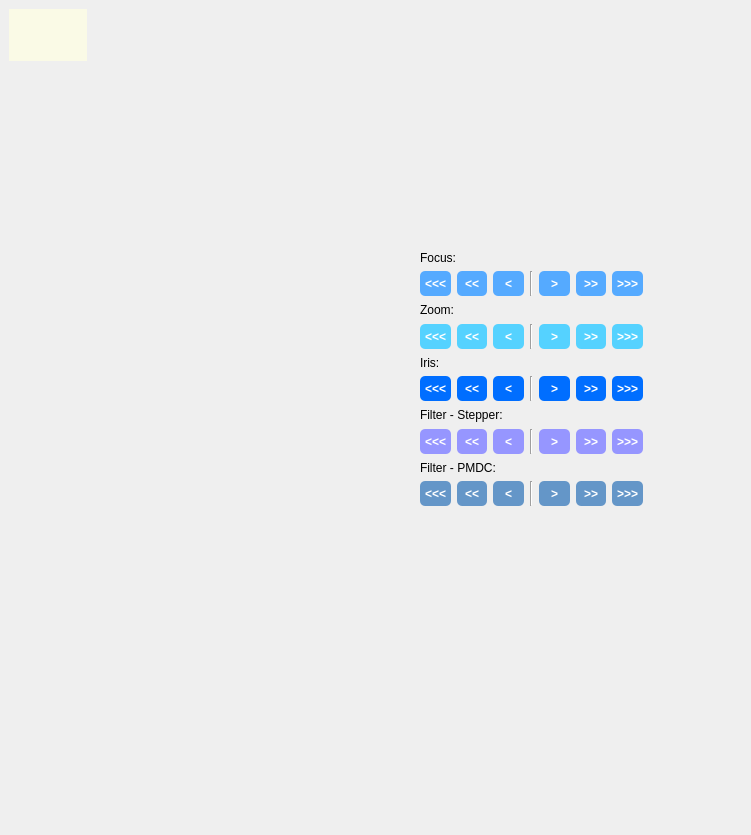
      <widget class="QWidget" name="scrollAreaWidgetContents_4">
       <property name="geometry">
        <rect>
         <x>0</x>
         <y>0</y>
         <width>751</width>
         <height>835</height>
        </rect>
       </property>
       <widget class="QGraphicsView" name="graphicsView">
        <property name="geometry">
         <rect>
          <x>9</x>
          <y>9</y>
          <width>78</width>
          <height>52</height>
         </rect>
        </property>
        <property name="sizePolicy">
         <sizepolicy hsizetype="Expanding" vsizetype="Expanding">
          <horstretch>0</horstretch>
          <verstretch>0</verstretch>
         </sizepolicy>
        </property>
        <property name="styleSheet">
         <string notr="true">QGraphicsView{
	background-color: rgb(250, 250, 230);
}
</string>
        </property>
        <property name="frameShape">
         <enum>QFrame::NoFrame</enum>
        </property>
        <property name="frameShadow">
         <enum>QFrame::Raised</enum>
        </property>
        <property name="lineWidth">
         <number>1</number>
        </property>
        <property name="verticalScrollBarPolicy">
         <enum>Qt::ScrollBarAsNeeded</enum>
        </property>
        <property name="horizontalScrollBarPolicy">
         <enum>Qt::ScrollBarAsNeeded</enum>
        </property>
        <property name="sizeAdjustPolicy">
         <enum>QAbstractScrollArea::AdjustToContents</enum>
        </property>
        <property name="alignment">
         <set>Qt::AlignCenter</set>
        </property>
        <property name="dragMode">
         <enum>QGraphicsView::ScrollHandDrag</enum>
        </property>
        <property name="transformationAnchor">
         <enum>QGraphicsView::AnchorUnderMouse</enum>
        </property>
        <property name="resizeAnchor">
         <enum>QGraphicsView::AnchorUnderMouse</enum>
        </property>
        <property name="viewportUpdateMode">
         <enum>QGraphicsView::SmartViewportUpdate</enum>
        </property>
       </widget>
       <widget class="QWidget" name="">
        <property name="geometry">
         <rect>
          <x>420</x>
          <y>250</y>
          <width>223</width>
          <height>256</height>
         </rect>
        </property>
        <layout class="QVBoxLayout" name="verticalLayout_9">
         <item>
          <widget class="QLabel" name="label">
           <property name="text">
            <string>Focus:</string>
           </property>
          </widget>
         </item>
         <item>
          <layout class="QHBoxLayout" name="horizontalLayout_6">
           <item>
            <widget class="QPushButton" name="buttonFocusL3">
             <property name="minimumSize">
              <size>
               <width>30</width>
               <height>25</height>
              </size>
             </property>
             <property name="maximumSize">
              <size>
               <width>40</width>
               <height>16777215</height>
              </size>
             </property>
             <property name="styleSheet">
              <string notr="true">QPushButton{	
background-color : rgb(85, 170, 255);
color:rgb(255, 255, 255);
font: 10pt &quot;Segoe UI&quot;;
font: bold;
border-radius: 5px;
}

QPushButton::checked{background-color :rgb(85, 255, 127);}

QPushButton::pressed{background-color :rgb(85, 85, 250);}</string>
             </property>
             <property name="text">
              <string>&lt;&lt;&lt;</string>
             </property>
            </widget>
           </item>
           <item>
            <widget class="QPushButton" name="buttonFocusL2">
             <property name="minimumSize">
              <size>
               <width>30</width>
               <height>25</height>
              </size>
             </property>
             <property name="maximumSize">
              <size>
               <width>40</width>
               <height>16777215</height>
              </size>
             </property>
             <property name="styleSheet">
              <string notr="true">QPushButton{	
background-color : rgb(85, 170, 255);
color:rgb(255, 255, 255);
font: 10pt &quot;Segoe UI&quot;;
font: bold;
border-radius: 5px;
}

QPushButton::checked{background-color :rgb(85, 255, 127);}

QPushButton::pressed{background-color :rgb(85, 85, 250);}</string>
             </property>
             <property name="text">
              <string>&lt;&lt;</string>
             </property>
            </widget>
           </item>
           <item>
            <widget class="QPushButton" name="buttonFocusL1">
             <property name="minimumSize">
              <size>
               <width>30</width>
               <height>25</height>
              </size>
             </property>
             <property name="maximumSize">
              <size>
               <width>40</width>
               <height>16777215</height>
              </size>
             </property>
             <property name="styleSheet">
              <string notr="true">QPushButton{	
background-color : rgb(85, 170, 255);
color:rgb(255, 255, 255);
font: 10pt &quot;Segoe UI&quot;;
font: bold;
border-radius: 5px;
}

QPushButton::checked{background-color :rgb(85, 255, 127);}

QPushButton::pressed{background-color :rgb(85, 85, 250);}</string>
             </property>
             <property name="text">
              <string>&lt;</string>
             </property>
            </widget>
           </item>
           <item>
            <widget class="Line" name="line_11">
             <property name="orientation">
              <enum>Qt::Vertical</enum>
             </property>
            </widget>
           </item>
           <item>
            <widget class="QPushButton" name="buttonFocusR1">
             <property name="minimumSize">
              <size>
               <width>30</width>
               <height>25</height>
              </size>
             </property>
             <property name="maximumSize">
              <size>
               <width>40</width>
               <height>16777215</height>
              </size>
             </property>
             <property name="styleSheet">
              <string notr="true">QPushButton{	
background-color : rgb(85, 170, 255);
color:rgb(255, 255, 255);
font: 10pt &quot;Segoe UI&quot;;
font: bold;
border-radius: 5px;
}

QPushButton::checked{background-color :rgb(85, 255, 127);}

QPushButton::pressed{background-color :rgb(85, 85, 250);}</string>
             </property>
             <property name="text">
              <string>&gt;</string>
             </property>
            </widget>
           </item>
           <item>
            <widget class="QPushButton" name="buttonFocusR2">
             <property name="minimumSize">
              <size>
               <width>30</width>
               <height>25</height>
              </size>
             </property>
             <property name="maximumSize">
              <size>
               <width>40</width>
               <height>16777215</height>
              </size>
             </property>
             <property name="styleSheet">
              <string notr="true">QPushButton{	
background-color : rgb(85, 170, 255);
color:rgb(255, 255, 255);
font: 10pt &quot;Segoe UI&quot;;
font: bold;
border-radius: 5px;
}

QPushButton::checked{background-color :rgb(85, 255, 127);}

QPushButton::pressed{background-color :rgb(85, 85, 250);}</string>
             </property>
             <property name="text">
              <string>&gt;&gt;</string>
             </property>
            </widget>
           </item>
           <item>
            <widget class="QPushButton" name="buttonFocusR3">
             <property name="minimumSize">
              <size>
               <width>30</width>
               <height>25</height>
              </size>
             </property>
             <property name="maximumSize">
              <size>
               <width>40</width>
               <height>16777215</height>
              </size>
             </property>
             <property name="styleSheet">
              <string notr="true">QPushButton{	
background-color : rgb(85, 170, 255);
color:rgb(255, 255, 255);
font: 10pt &quot;Segoe UI&quot;;
font: bold;
border-radius: 5px;
}

QPushButton::checked{background-color :rgb(85, 255, 127);}

QPushButton::pressed{background-color :rgb(85, 85, 250);}</string>
             </property>
             <property name="text">
              <string>&gt;&gt;&gt;</string>
             </property>
            </widget>
           </item>
          </layout>
         </item>
         <item>
          <widget class="QLabel" name="label_5">
           <property name="styleSheet">
            <string notr="true"/>
           </property>
           <property name="text">
            <string>Zoom:</string>
           </property>
          </widget>
         </item>
         <item>
          <layout class="QHBoxLayout" name="horizontalLayout_11">
           <item>
            <widget class="QPushButton" name="buttonZoomL3">
             <property name="minimumSize">
              <size>
               <width>30</width>
               <height>25</height>
              </size>
             </property>
             <property name="maximumSize">
              <size>
               <width>40</width>
               <height>16777215</height>
              </size>
             </property>
             <property name="styleSheet">
              <string notr="true">QPushButton{	
background-color : rgb(85, 210, 255);
color:rgb(255, 255, 255);
font: 10pt &quot;Segoe UI&quot;;
font: bold;
border-radius: 5px;
}

QPushButton::checked{background-color :rgb(85, 255, 127);}

QPushButton::pressed{background-color :rgb(85, 85, 250);}</string>
             </property>
             <property name="text">
              <string>&lt;&lt;&lt;</string>
             </property>
            </widget>
           </item>
           <item>
            <widget class="QPushButton" name="buttonZoomL2">
             <property name="minimumSize">
              <size>
               <width>30</width>
               <height>25</height>
              </size>
             </property>
             <property name="maximumSize">
              <size>
               <width>40</width>
               <height>16777215</height>
              </size>
             </property>
             <property name="styleSheet">
              <string notr="true">QPushButton{	
background-color : rgb(85, 210, 255);
color:rgb(255, 255, 255);
font: 10pt &quot;Segoe UI&quot;;
font: bold;
border-radius: 5px;
}

QPushButton::checked{background-color :rgb(85, 255, 127);}

QPushButton::pressed{background-color :rgb(85, 85, 250);}</string>
             </property>
             <property name="text">
              <string>&lt;&lt;</string>
             </property>
            </widget>
           </item>
           <item>
            <widget class="QPushButton" name="buttonZoomL1">
             <property name="minimumSize">
              <size>
               <width>30</width>
               <height>25</height>
              </size>
             </property>
             <property name="maximumSize">
              <size>
               <width>40</width>
               <height>16777215</height>
              </size>
             </property>
             <property name="styleSheet">
              <string notr="true">QPushButton{	
background-color : rgb(85, 210, 255);
color:rgb(255, 255, 255);
font: 10pt &quot;Segoe UI&quot;;
font: bold;
border-radius: 5px;
}

QPushButton::checked{background-color :rgb(85, 255, 127);}

QPushButton::pressed{background-color :rgb(85, 85, 250);}</string>
             </property>
             <property name="text">
              <string>&lt;</string>
             </property>
            </widget>
           </item>
           <item>
            <widget class="Line" name="line_12">
             <property name="orientation">
              <enum>Qt::Vertical</enum>
             </property>
            </widget>
           </item>
           <item>
            <widget class="QPushButton" name="buttonZoomR1">
             <property name="minimumSize">
              <size>
               <width>30</width>
               <height>25</height>
              </size>
             </property>
             <property name="maximumSize">
              <size>
               <width>40</width>
               <height>16777215</height>
              </size>
             </property>
             <property name="styleSheet">
              <string notr="true">QPushButton{	
background-color : rgb(85, 210, 255);
color:rgb(255, 255, 255);
font: 10pt &quot;Segoe UI&quot;;
font: bold;
border-radius: 5px;
}

QPushButton::checked{background-color :rgb(85, 255, 127);}

QPushButton::pressed{background-color :rgb(85, 85, 250);}</string>
             </property>
             <property name="text">
              <string>&gt;</string>
             </property>
            </widget>
           </item>
           <item>
            <widget class="QPushButton" name="buttonZoomR2">
             <property name="minimumSize">
              <size>
               <width>30</width>
               <height>25</height>
              </size>
             </property>
             <property name="maximumSize">
              <size>
               <width>40</width>
               <height>16777215</height>
              </size>
             </property>
             <property name="styleSheet">
              <string notr="true">QPushButton{	
background-color : rgb(85, 210, 255);
color:rgb(255, 255, 255);
font: 10pt &quot;Segoe UI&quot;;
font: bold;
border-radius: 5px;
}

QPushButton::checked{background-color :rgb(85, 255, 127);}

QPushButton::pressed{background-color :rgb(85, 85, 250);}</string>
             </property>
             <property name="text">
              <string>&gt;&gt;</string>
             </property>
            </widget>
           </item>
           <item>
            <widget class="QPushButton" name="buttonZoomR3">
             <property name="minimumSize">
              <size>
               <width>30</width>
               <height>25</height>
              </size>
             </property>
             <property name="maximumSize">
              <size>
               <width>40</width>
               <height>16777215</height>
              </size>
             </property>
             <property name="styleSheet">
              <string notr="true">QPushButton{	
background-color : rgb(85, 210, 255);
color:rgb(255, 255, 255);
font: 10pt &quot;Segoe UI&quot;;
font: bold;
border-radius: 5px;
}

QPushButton::checked{background-color :rgb(85, 255, 127);}

QPushButton::pressed{background-color :rgb(85, 85, 250);}</string>
             </property>
             <property name="text">
              <string>&gt;&gt;&gt;</string>
             </property>
            </widget>
           </item>
          </layout>
         </item>
         <item>
          <widget class="QLabel" name="label_6">
           <property name="text">
            <string>Iris:</string>
           </property>
          </widget>
         </item>
         <item>
          <layout class="QHBoxLayout" name="horizontalLayout_13">
           <item>
            <widget class="QPushButton" name="buttonIrisL3">
             <property name="minimumSize">
              <size>
               <width>30</width>
               <height>25</height>
              </size>
             </property>
             <property name="maximumSize">
              <size>
               <width>40</width>
               <height>16777215</height>
              </size>
             </property>
             <property name="styleSheet">
              <string notr="true">QPushButton{	
background-color : rgb(0,110, 255);
color:rgb(255, 255, 255);
font: 10pt &quot;Segoe UI&quot;;
font: bold;
border-radius: 5px;
}

QPushButton::checked{background-color :rgb(85, 255, 127);}

QPushButton::pressed{background-color :rgb(85, 85, 250);}</string>
             </property>
             <property name="text">
              <string>&lt;&lt;&lt;</string>
             </property>
            </widget>
           </item>
           <item>
            <widget class="QPushButton" name="buttonIrisL2">
             <property name="minimumSize">
              <size>
               <width>30</width>
               <height>25</height>
              </size>
             </property>
             <property name="maximumSize">
              <size>
               <width>40</width>
               <height>16777215</height>
              </size>
             </property>
             <property name="styleSheet">
              <string notr="true">QPushButton{	
background-color : rgb(0,110, 255);
color:rgb(255, 255, 255);
font: 10pt &quot;Segoe UI&quot;;
font: bold;
border-radius: 5px;
}

QPushButton::checked{background-color :rgb(85, 255, 127);}

QPushButton::pressed{background-color :rgb(85, 85, 250);}</string>
             </property>
             <property name="text">
              <string>&lt;&lt;</string>
             </property>
            </widget>
           </item>
           <item>
            <widget class="QPushButton" name="buttonIrisL1">
             <property name="minimumSize">
              <size>
               <width>30</width>
               <height>25</height>
              </size>
             </property>
             <property name="maximumSize">
              <size>
               <width>40</width>
               <height>16777215</height>
              </size>
             </property>
             <property name="styleSheet">
              <string notr="true">QPushButton{	
background-color : rgb(0,110, 255);
color:rgb(255, 255, 255);
font: 10pt &quot;Segoe UI&quot;;
font: bold;
border-radius: 5px;
}

QPushButton::checked{background-color :rgb(85, 255, 127);}

QPushButton::pressed{background-color :rgb(85, 85, 250);}</string>
             </property>
             <property name="text">
              <string>&lt;</string>
             </property>
            </widget>
           </item>
           <item>
            <widget class="Line" name="line_13">
             <property name="orientation">
              <enum>Qt::Vertical</enum>
             </property>
            </widget>
           </item>
           <item>
            <widget class="QPushButton" name="buttonIrisR1">
             <property name="minimumSize">
              <size>
               <width>30</width>
               <height>25</height>
              </size>
             </property>
             <property name="maximumSize">
              <size>
               <width>40</width>
               <height>16777215</height>
              </size>
             </property>
             <property name="styleSheet">
              <string notr="true">QPushButton{	
background-color : rgb(0,110, 255);
color:rgb(255, 255, 255);
font: 10pt &quot;Segoe UI&quot;;
font: bold;
border-radius: 5px;
}

QPushButton::checked{background-color :rgb(85, 255, 127);}

QPushButton::pressed{background-color :rgb(85, 85, 250);}</string>
             </property>
             <property name="text">
              <string>&gt;</string>
             </property>
            </widget>
           </item>
           <item>
            <widget class="QPushButton" name="buttonIrisR2">
             <property name="minimumSize">
              <size>
               <width>30</width>
               <height>25</height>
              </size>
             </property>
             <property name="maximumSize">
              <size>
               <width>40</width>
               <height>16777215</height>
              </size>
             </property>
             <property name="styleSheet">
              <string notr="true">QPushButton{	
background-color : rgb(0,110, 255);
color:rgb(255, 255, 255);
font: 10pt &quot;Segoe UI&quot;;
font: bold;
border-radius: 5px;
}

QPushButton::checked{background-color :rgb(85, 255, 127);}

QPushButton::pressed{background-color :rgb(85, 85, 250);}</string>
             </property>
             <property name="text">
              <string>&gt;&gt;</string>
             </property>
            </widget>
           </item>
           <item>
            <widget class="QPushButton" name="buttonIrisR3">
             <property name="minimumSize">
              <size>
               <width>30</width>
               <height>25</height>
              </size>
             </property>
             <property name="maximumSize">
              <size>
               <width>40</width>
               <height>16777215</height>
              </size>
             </property>
             <property name="styleSheet">
              <string notr="true">QPushButton{	
background-color : rgb(0,110, 255);
color:rgb(255, 255, 255);
font: 10pt &quot;Segoe UI&quot;;
font: bold;
border-radius: 5px;
}

QPushButton::checked{background-color :rgb(85, 255, 127);}

QPushButton::pressed{background-color :rgb(85, 85, 250);}</string>
             </property>
             <property name="text">
              <string>&gt;&gt;&gt;</string>
             </property>
            </widget>
           </item>
          </layout>
         </item>
         <item>
          <widget class="QLabel" name="label_10">
           <property name="text">
            <string>Filter - Stepper:</string>
           </property>
          </widget>
         </item>
         <item>
          <layout class="QHBoxLayout" name="horizontalLayout_21">
           <item>
            <widget class="QPushButton" name="buttonFilterL3">
             <property name="minimumSize">
              <size>
               <width>30</width>
               <height>25</height>
              </size>
             </property>
             <property name="maximumSize">
              <size>
               <width>40</width>
               <height>16777215</height>
              </size>
             </property>
             <property name="styleSheet">
              <string notr="true">QPushButton{	
background-color : rgb(150,150, 255);
color:rgb(255, 255, 255);
font: 10pt &quot;Segoe UI&quot;;
font: bold;
border-radius: 5px;
}

QPushButton::checked{background-color :rgb(85, 255, 127);}

QPushButton::pressed{background-color :rgb(85, 85, 250);}</string>
             </property>
             <property name="text">
              <string>&lt;&lt;&lt;</string>
             </property>
            </widget>
           </item>
           <item>
            <widget class="QPushButton" name="buttonFilterL2">
             <property name="minimumSize">
              <size>
               <width>30</width>
               <height>25</height>
              </size>
             </property>
             <property name="maximumSize">
              <size>
               <width>40</width>
               <height>16777215</height>
              </size>
             </property>
             <property name="styleSheet">
              <string notr="true">QPushButton{	
background-color : rgb(150,150, 255);
color:rgb(255, 255, 255);
font: 10pt &quot;Segoe UI&quot;;
font: bold;
border-radius: 5px;
}

QPushButton::checked{background-color :rgb(85, 255, 127);}

QPushButton::pressed{background-color :rgb(85, 85, 250);}</string>
             </property>
             <property name="text">
              <string>&lt;&lt;</string>
             </property>
            </widget>
           </item>
           <item>
            <widget class="QPushButton" name="buttonFilterL1">
             <property name="minimumSize">
              <size>
               <width>30</width>
               <height>25</height>
              </size>
             </property>
             <property name="maximumSize">
              <size>
               <width>40</width>
               <height>16777215</height>
              </size>
             </property>
             <property name="styleSheet">
              <string notr="true">QPushButton{	
background-color : rgb(150,150, 255);
color:rgb(255, 255, 255);
font: 10pt &quot;Segoe UI&quot;;
font: bold;
border-radius: 5px;
}

QPushButton::checked{background-color :rgb(85, 255, 127);}

QPushButton::pressed{background-color :rgb(85, 85, 250);}</string>
             </property>
             <property name="text">
              <string>&lt;</string>
             </property>
            </widget>
           </item>
           <item>
            <widget class="Line" name="line_23">
             <property name="orientation">
              <enum>Qt::Vertical</enum>
             </property>
            </widget>
           </item>
           <item>
            <widget class="QPushButton" name="buttonFilterR1">
             <property name="minimumSize">
              <size>
               <width>30</width>
               <height>25</height>
              </size>
             </property>
             <property name="maximumSize">
              <size>
               <width>40</width>
               <height>16777215</height>
              </size>
             </property>
             <property name="styleSheet">
              <string notr="true">QPushButton{	
background-color : rgb(150,150, 255);
color:rgb(255, 255, 255);
font: 10pt &quot;Segoe UI&quot;;
font: bold;
border-radius: 5px;
}

QPushButton::checked{background-color :rgb(85, 255, 127);}

QPushButton::pressed{background-color :rgb(85, 85, 250);}</string>
             </property>
             <property name="text">
              <string>&gt;</string>
             </property>
            </widget>
           </item>
           <item>
            <widget class="QPushButton" name="buttonFilterR2">
             <property name="minimumSize">
              <size>
               <width>30</width>
               <height>25</height>
              </size>
             </property>
             <property name="maximumSize">
              <size>
               <width>40</width>
               <height>16777215</height>
              </size>
             </property>
             <property name="styleSheet">
              <string notr="true">QPushButton{	
background-color : rgb(150,150, 255);
color:rgb(255, 255, 255);
font: 10pt &quot;Segoe UI&quot;;
font: bold;
border-radius: 5px;
}

QPushButton::checked{background-color :rgb(85, 255, 127);}

QPushButton::pressed{background-color :rgb(85, 85, 250);}</string>
             </property>
             <property name="text">
              <string>&gt;&gt;</string>
             </property>
            </widget>
           </item>
           <item>
            <widget class="QPushButton" name="buttonFilterR3">
             <property name="minimumSize">
              <size>
               <width>30</width>
               <height>25</height>
              </size>
             </property>
             <property name="maximumSize">
              <size>
               <width>40</width>
               <height>16777215</height>
              </size>
             </property>
             <property name="styleSheet">
              <string notr="true">QPushButton{	
background-color : rgb(150,150, 255);
color:rgb(255, 255, 255);
font: 10pt &quot;Segoe UI&quot;;
font: bold;
border-radius: 5px;
}

QPushButton::checked{background-color :rgb(85, 255, 127);}

QPushButton::pressed{background-color :rgb(85, 85, 250);}</string>
             </property>
             <property name="text">
              <string>&gt;&gt;&gt;</string>
             </property>
            </widget>
           </item>
          </layout>
         </item>
         <item>
          <widget class="QLabel" name="label_12">
           <property name="text">
            <string>Filter - PMDC:</string>
           </property>
          </widget>
         </item>
         <item>
          <layout class="QHBoxLayout" name="horizontalLayout_24">
           <item>
            <widget class="QPushButton" name="buttonSpareL3">
             <property name="minimumSize">
              <size>
               <width>30</width>
               <height>25</height>
              </size>
             </property>
             <property name="maximumSize">
              <size>
               <width>40</width>
               <height>16777215</height>
              </size>
             </property>
             <property name="styleSheet">
              <string notr="true">QPushButton{	
background-color : rgb(100,150, 200);
color:rgb(255, 255, 255);
font: 10pt &quot;Segoe UI&quot;;
font: bold;
border-radius: 5px;
}

QPushButton::checked{background-color :rgb(85, 255, 127);}

QPushButton::pressed{background-color :rgb(85, 85, 250);}</string>
             </property>
             <property name="text">
              <string>&lt;&lt;&lt;</string>
             </property>
            </widget>
           </item>
           <item>
            <widget class="QPushButton" name="buttonSpareL2">
             <property name="minimumSize">
              <size>
               <width>30</width>
               <height>25</height>
              </size>
             </property>
             <property name="maximumSize">
              <size>
               <width>40</width>
               <height>16777215</height>
              </size>
             </property>
             <property name="styleSheet">
              <string notr="true">QPushButton{	
background-color : rgb(100,150, 200);
color:rgb(255, 255, 255);
font: 10pt &quot;Segoe UI&quot;;
font: bold;
border-radius: 5px;
}

QPushButton::checked{background-color :rgb(85, 255, 127);}

QPushButton::pressed{background-color :rgb(85, 85, 250);}</string>
             </property>
             <property name="text">
              <string>&lt;&lt;</string>
             </property>
            </widget>
           </item>
           <item>
            <widget class="QPushButton" name="buttonSpareL1">
             <property name="minimumSize">
              <size>
               <width>30</width>
               <height>25</height>
              </size>
             </property>
             <property name="maximumSize">
              <size>
               <width>40</width>
               <height>16777215</height>
              </size>
             </property>
             <property name="styleSheet">
              <string notr="true">QPushButton{	
background-color : rgb(100,150, 200);
color:rgb(255, 255, 255);
font: 10pt &quot;Segoe UI&quot;;
font: bold;
border-radius: 5px;
}

QPushButton::checked{background-color :rgb(85, 255, 127);}

QPushButton::pressed{background-color :rgb(85, 85, 250);}</string>
             </property>
             <property name="text">
              <string>&lt;</string>
             </property>
            </widget>
           </item>
           <item>
            <widget class="Line" name="line_27">
             <property name="orientation">
              <enum>Qt::Vertical</enum>
             </property>
            </widget>
           </item>
           <item>
            <widget class="QPushButton" name="buttonSpareR1">
             <property name="minimumSize">
              <size>
               <width>30</width>
               <height>25</height>
              </size>
             </property>
             <property name="maximumSize">
              <size>
               <width>40</width>
               <height>16777215</height>
              </size>
             </property>
             <property name="styleSheet">
              <string notr="true">QPushButton{	
background-color : rgb(100,150, 200);
color:rgb(255, 255, 255);
font: 10pt &quot;Segoe UI&quot;;
font: bold;
border-radius: 5px;
}

QPushButton::checked{background-color :rgb(85, 255, 127);}

QPushButton::pressed{background-color :rgb(85, 85, 250);}</string>
             </property>
             <property name="text">
              <string>&gt;</string>
             </property>
            </widget>
           </item>
           <item>
            <widget class="QPushButton" name="buttonSpareR2">
             <property name="minimumSize">
              <size>
               <width>30</width>
               <height>25</height>
              </size>
             </property>
             <property name="maximumSize">
              <size>
               <width>40</width>
               <height>16777215</height>
              </size>
             </property>
             <property name="styleSheet">
              <string notr="true">QPushButton{	
background-color : rgb(100,150, 200);
color:rgb(255, 255, 255);
font: 10pt &quot;Segoe UI&quot;;
font: bold;
border-radius: 5px;
}

QPushButton::checked{background-color :rgb(85, 255, 127);}

QPushButton::pressed{background-color :rgb(85, 85, 250);}</string>
             </property>
             <property name="text">
              <string>&gt;&gt;</string>
             </property>
            </widget>
           </item>
           <item>
            <widget class="QPushButton" name="buttonSpareR3">
             <property name="minimumSize">
              <size>
               <width>30</width>
               <height>25</height>
              </size>
             </property>
             <property name="maximumSize">
              <size>
               <width>40</width>
               <height>16777215</height>
              </size>
             </property>
             <property name="styleSheet">
              <string notr="true">QPushButton{	
background-color : rgb(100,150, 200);
color:rgb(255, 255, 255);
font: 10pt &quot;Segoe UI&quot;;
font: bold;
border-radius: 5px;
}

QPushButton::checked{background-color :rgb(85, 255, 127);}

QPushButton::pressed{background-color :rgb(85, 85, 250);}</string>
             </property>
             <property name="text">
              <string>&gt;&gt;&gt;</string>
             </property>
            </widget>
           </item>
          </layout>
         </item>
        </layout>
       </widget>
      </widget>
